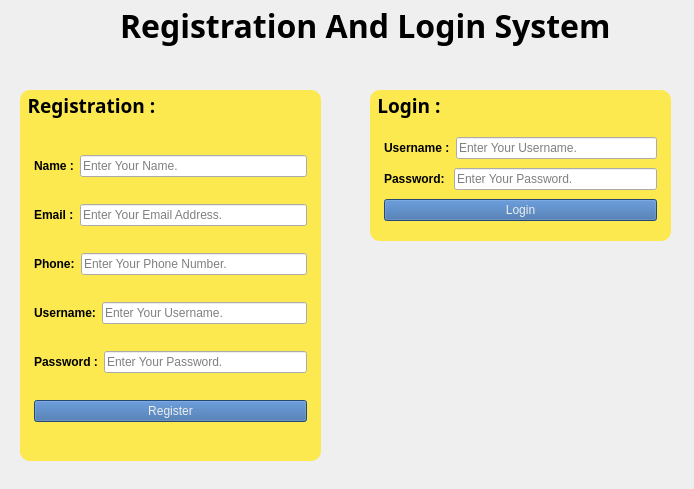
<?xml version="1.0" encoding="UTF-8"?>
<ui version="4.0">
 <class>MainWindow</class>
 <widget class="QMainWindow" name="MainWindow">
  <property name="geometry">
   <rect>
    <x>0</x>
    <y>0</y>
    <width>694</width>
    <height>489</height>
   </rect>
  </property>
  <property name="windowTitle">
   <string>Register And Login System</string>
  </property>
  <property name="windowIcon">
   <iconset resource="src.qrc">
    <normaloff>:/images/keyiconn.png</normaloff>:/images/keyiconn.png</iconset>
  </property>
  <property name="styleSheet">
   <string notr="true">#centralWidget{
border-image: url(:/images/login-bg.jpg);
}</string>
  </property>
  <widget class="QWidget" name="centralWidget">
   <widget class="QWidget" name="header" native="true">
    <property name="geometry">
     <rect>
      <x>0</x>
      <y>0</y>
      <width>701</width>
      <height>51</height>
     </rect>
    </property>
    <property name="styleSheet">
     <string notr="true">#header{
border-image: url(:/images/header.jpeg) 100%;
}</string>
    </property>
    <widget class="QLabel" name="logo">
     <property name="geometry">
      <rect>
       <x>0</x>
       <y>0</y>
       <width>61</width>
       <height>51</height>
      </rect>
     </property>
     <property name="styleSheet">
      <string notr="true">#logo{
border-image: url(:/images/login-icon.jpg);

}</string>
     </property>
     <property name="text">
      <string/>
     </property>
    </widget>
    <widget class="QLabel" name="label">
     <property name="geometry">
      <rect>
       <x>120</x>
       <y>0</y>
       <width>491</width>
       <height>51</height>
      </rect>
     </property>
     <property name="font">
      <font>
       <family>Rekha</family>
       <pointsize>24</pointsize>
       <weight>75</weight>
       <bold>true</bold>
      </font>
     </property>
     <property name="text">
      <string>Registration And Login System</string>
     </property>
    </widget>
   </widget>
   <widget class="QGroupBox" name="registerWrapper">
    <property name="geometry">
     <rect>
      <x>20</x>
      <y>90</y>
      <width>301</width>
      <height>371</height>
     </rect>
    </property>
    <property name="font">
     <font>
      <family>Ubuntu Mono</family>
      <pointsize>14</pointsize>
      <weight>75</weight>
      <bold>true</bold>
     </font>
    </property>
    <property name="styleSheet">
     <string notr="true">#registerWrapper{
background-color: rgb(252, 233, 79);
border-radius:10px;
}</string>
    </property>
    <property name="title">
     <string> Registration :</string>
    </property>
    <layout class="QVBoxLayout" name="verticalLayout">
     <item>
      <layout class="QHBoxLayout" name="horizontalLayout">
       <item>
        <widget class="QLabel" name="label_2">
         <property name="font">
          <font>
           <weight>75</weight>
           <bold>true</bold>
          </font>
         </property>
         <property name="text">
          <string>Name :</string>
         </property>
        </widget>
       </item>
       <item>
        <widget class="QLineEdit" name="name">
         <property name="text">
          <string/>
         </property>
         <property name="placeholderText">
          <string>Enter Your Name.</string>
         </property>
        </widget>
       </item>
      </layout>
     </item>
     <item>
      <layout class="QHBoxLayout" name="horizontalLayout_2">
       <item>
        <widget class="QLabel" name="label_3">
         <property name="font">
          <font>
           <weight>75</weight>
           <bold>true</bold>
          </font>
         </property>
         <property name="text">
          <string>Email :</string>
         </property>
        </widget>
       </item>
       <item>
        <widget class="QLineEdit" name="email">
         <property name="text">
          <string/>
         </property>
         <property name="placeholderText">
          <string>Enter Your Email Address.</string>
         </property>
        </widget>
       </item>
      </layout>
     </item>
     <item>
      <layout class="QHBoxLayout" name="horizontalLayout_3">
       <item>
        <widget class="QLabel" name="label_4">
         <property name="font">
          <font>
           <weight>75</weight>
           <bold>true</bold>
          </font>
         </property>
         <property name="text">
          <string>Phone:</string>
         </property>
        </widget>
       </item>
       <item>
        <widget class="QLineEdit" name="phone">
         <property name="text">
          <string/>
         </property>
         <property name="placeholderText">
          <string>Enter Your Phone Number.</string>
         </property>
        </widget>
       </item>
      </layout>
     </item>
     <item>
      <layout class="QHBoxLayout" name="horizontalLayout_4">
       <item>
        <widget class="QLabel" name="label_5">
         <property name="font">
          <font>
           <weight>75</weight>
           <bold>true</bold>
          </font>
         </property>
         <property name="text">
          <string>Username:</string>
         </property>
        </widget>
       </item>
       <item>
        <widget class="QLineEdit" name="username">
         <property name="text">
          <string/>
         </property>
         <property name="placeholderText">
          <string>Enter Your Username.</string>
         </property>
        </widget>
       </item>
      </layout>
     </item>
     <item>
      <layout class="QHBoxLayout" name="horizontalLayout_5">
       <item>
        <widget class="QLabel" name="label_6">
         <property name="font">
          <font>
           <weight>75</weight>
           <bold>true</bold>
          </font>
         </property>
         <property name="text">
          <string>Password :</string>
         </property>
        </widget>
       </item>
       <item>
        <widget class="QLineEdit" name="password">
         <property name="text">
          <string/>
         </property>
         <property name="echoMode">
          <enum>QLineEdit::Password</enum>
         </property>
         <property name="placeholderText">
          <string>Enter Your Password.</string>
         </property>
        </widget>
       </item>
      </layout>
     </item>
     <item>
      <widget class="QPushButton" name="registerBtn">
       <property name="styleSheet">
        <string notr="true">#registerBtn{
	
	background-color: rgb(52, 101, 164);
	color: rgb(238, 238, 236);
}
#registerBtn:hover{
background-color: rgb(32, 74, 135);
}</string>
       </property>
       <property name="text">
        <string>Register</string>
       </property>
      </widget>
     </item>
    </layout>
   </widget>
   <widget class="QGroupBox" name="loginWrapper">
    <property name="geometry">
     <rect>
      <x>370</x>
      <y>90</y>
      <width>301</width>
      <height>151</height>
     </rect>
    </property>
    <property name="font">
     <font>
      <family>Ubuntu Mono</family>
      <pointsize>14</pointsize>
      <weight>75</weight>
      <bold>true</bold>
     </font>
    </property>
    <property name="styleSheet">
     <string notr="true">#loginWrapper{
background-color: rgb(252, 233, 79);
border-radius:10px;
}</string>
    </property>
    <property name="title">
     <string> Login :</string>
    </property>
    <layout class="QVBoxLayout" name="verticalLayout_2">
     <item>
      <layout class="QHBoxLayout" name="horizontalLayout_6">
       <item>
        <widget class="QLabel" name="label_7">
         <property name="font">
          <font>
           <weight>75</weight>
           <bold>true</bold>
          </font>
         </property>
         <property name="text">
          <string>Username :</string>
         </property>
        </widget>
       </item>
       <item>
        <widget class="QLineEdit" name="loginUsername">
         <property name="text">
          <string/>
         </property>
         <property name="placeholderText">
          <string>Enter Your Username.</string>
         </property>
        </widget>
       </item>
      </layout>
     </item>
     <item>
      <layout class="QHBoxLayout" name="horizontalLayout_7">
       <item>
        <widget class="QLabel" name="label_8">
         <property name="font">
          <font>
           <weight>75</weight>
           <bold>true</bold>
          </font>
         </property>
         <property name="text">
          <string>Password: </string>
         </property>
        </widget>
       </item>
       <item>
        <widget class="QLineEdit" name="loginPassword">
         <property name="text">
          <string/>
         </property>
         <property name="echoMode">
          <enum>QLineEdit::Password</enum>
         </property>
         <property name="placeholderText">
          <string>Enter Your Password.</string>
         </property>
        </widget>
       </item>
      </layout>
     </item>
     <item>
      <widget class="QPushButton" name="loginBtn">
       <property name="styleSheet">
        <string notr="true">#loginBtn{
	
	background-color: rgb(52, 101, 164);
	color: rgb(238, 238, 236);
}

#loginBtn:hover{
background-color: rgb(32, 74, 135);
}</string>
       </property>
       <property name="text">
        <string>Login</string>
       </property>
      </widget>
     </item>
    </layout>
   </widget>
  </widget>
 </widget>
 <layoutdefault spacing="6" margin="11"/>
 <resources>
  <include location="src.qrc"/>
 </resources>
 <connections/>
</ui>
